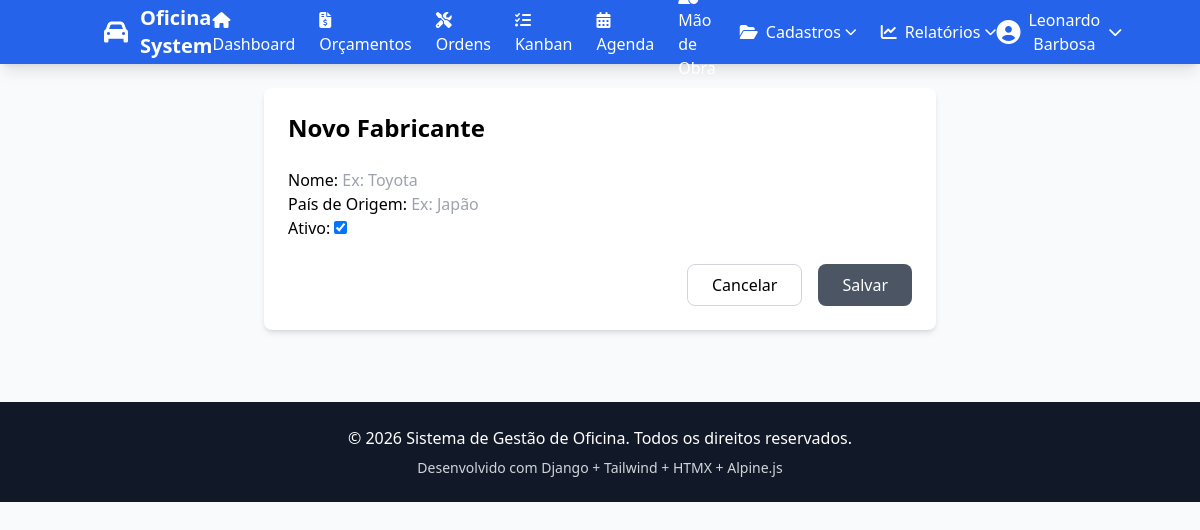
The page /veiculos/fabricantes/novo/ (signed in) on the database its author committed.
### apps/dashboard/models.py (models this page shows, shortened)
class ConfiguracaoSistema(models.Model):
    nome_empresa = models.CharField('Nome da empresa', max_length=120, blank=True)
    endereco = models.CharField('Endereço', max_length=255, blank=True)
    telefone = models.CharField('Telefone', max_length=40, blank=True)
    email = models.EmailField('E-mail', blank=True)
    cnpj = models.CharField('CNPJ', max_length=30, blank=True)
    site = models.CharField('Site', max_length=120, blank=True)
    logo = models.ImageField('Logomarca', upload_to='sistema/', null=True, blank=True)
    cor_primaria = models.CharField('Cor primária (hex)', max_length=7, default='#2563EB')
    cor_rodape = models.CharField('Cor do rodapé (hex)', max_length=7, default='#111827')
    texto_rodape = models.CharField('Texto do rodapé', max_length=200, blank=True)
    atualizado_em = models.DateTimeField('Atualizado em', auto_now=True)
    class Meta:
        verbose_name = 'Configuração do Sistema'
        verbose_name_plural = 'Configurações do Sistema'

### apps/funcionarios/models.py (models this page shows, shortened)
class Funcionario(AbstractUser):
    PERFIL_CHOICES = [
        ('operacional', 'Operacional'),
        ('supervisor', 'Supervisor'),
        ('gerente', 'Gerente'),
        ('admin', 'Administrador'),
        ('orcamentista', 'Orçamentista'),
        ('financeiro', 'Financeiro'),
    ]
    telefone = models.CharField('Telefone', max_length=20, blank=True)
    cpf = models.CharField('CPF', max_length=14, unique=True, null=True, blank=True)
    data_admissao = models.DateField('Data de Admissão', null=True, blank=True)
    data_demissao = models.DateField('Data de Demissão', null=True, blank=True)
    perfil = models.CharField(
        'Perfil',
        max_length=20,
        choices=PERFIL_CHOICES,
        default='operacional'
    )
    percentual_comissao_padrao = models.DecimalField(
        'Percentual de Comissão Padrão (%)',
        max_digits=5,
        decimal_places=2,
        default=10.00,
        help_text='Percentual padrão usado quando a etapa não define um percentual específico'
    )
    ativo = models.BooleanField('Ativo', default=True)
    foto = models.ImageField('Foto', upload_to='funcionarios/fotos/', null=True, blank=True)
    criado_em = models.DateTimeField('Criado em', auto_now_add=True)
    atualizado_em = models.DateTimeField('Atualizado em', auto_now=True)
    class Meta:
        verbose_name = 'Funcionário'
        verbose_name_plural = 'Funcionários'
        ordering = ['first_name', 'last_name']

### apps/veiculos/views_crud.py (the view)
@login_required
def fabricante_create(request):
    if request.method == 'POST':
        form = FabricanteForm(request.POST)
        if form.is_valid():
            fabricante = form.save()
            messages.success(request, f'Fabricante "{fabricante.nome}" cadastrado com sucesso!')
            return redirect('veiculos:fabricante_list')
    else:
        form = FabricanteForm()
    context = {'form': form, 'title': 'Novo Fabricante'}
    return render(request, 'veiculos/fabricante_form.html', context)

### apps/veiculos/forms.py
class FabricanteForm(forms.ModelForm):
    class Meta:
        model = Fabricante
        fields = ['nome', 'pais_origem', 'ativo']
        widgets = {
            'nome': forms.TextInput(attrs={'class': 'form-input', 'placeholder': 'Ex: Toyota'}),
            'pais_origem': forms.TextInput(attrs={'class': 'form-input', 'placeholder': 'Ex: Japão'}),
            'ativo': forms.CheckboxInput(attrs={'class': 'form-checkbox'}),
        }

### apps/dashboard/context_processors.py (called while the page is built)
def sistema_config(request):
    return {
        'sistema_config': ConfiguracaoSistema.objects.first()
    }

### templates/veiculos/fabricante_form.html (shortened to what this page needs)
{% extends 'base.html' %}
{% block content %}
<div class="max-w-2xl mx-auto bg-white rounded-lg shadow-md p-6">
    <h1 class="text-2xl font-bold mb-6">{{ title }}</h1>
    <form method="post">
        {{ form.as_p }}
        <div class="flex justify-end space-x-4 mt-6">
            <a href="{% url 'veiculos:fabricante_list' %}" class="px-6 py-2 border border-gray-300 rounded-lg">Cancelar</a>
            <button type="submit" class="px-6 py-2 bg-gray-600 text-white rounded-lg">Salvar</button>
        </div>
    </form>
</div>
{% endblock %}

### templates/base.html (shortened to what this page needs)
<!DOCTYPE html>
<html lang="pt-BR">
<head>
    <script src="https://cdn.tailwindcss.com"></script>
    <link rel="stylesheet" href="https://cdnjs.cloudflare.com/ajax/libs/font-awesome/6.5.1/css/all.min.css">
</head>
<body class="bg-gray-50">
    <nav class="text-white shadow-lg" style="background-color: {{ sistema_config.cor_primaria|default:'#2563EB' }};">
        <div class="container mx-auto px-4">
            <div class="flex items-center justify-between h-16">
                <div class="flex items-center space-x-3">
                    {% if sistema_config and sistema_config.logo %}
                      <img src="{{ sistema_config.logo.url }}" alt="Logo" class="h-9 w-9 rounded bg-white/90 object-contain">
                    {% else %}
                      <i class="fas fa-car text-2xl"></i>
                    {% endif %}
                    <span class="text-xl font-bold">{{ sistema_config.nome_empresa|default:"Oficina System" }}</span>
                </div>
                <div class="hidden md:flex items-center space-x-6">
                  {% if user.is_superuser or user.perfil == 'admin' or user.perfil == 'gerente' or user.perfil == 'supervisor' %}
                  <a href="{% url 'dashboard:index' %}" class="hover:text-blue-200">
                      <i class="fas fa-home mr-2"></i>Dashboard
                  </a>
                  <a href="{% url 'orcamentos:list' %}" class="hover:text-blue-200">
                      <i class="fas fa-file-invoice-dollar mr-2"></i>Orçamentos
                  </a>
                  <a href="{% url 'ordens:list' %}" class="hover:text-blue-200">
                      <i class="fas fa-tools mr-2"></i>Ordens
                  </a>
                  <a href="{% url 'kanban:producao' %}" class="hover:text-blue-200">
                      <i class="fas fa-tasks mr-2"></i>Kanban
                  </a>
                  <a href="{% url 'kanban:agenda' %}" class="hover:text-blue-200">
                      <i class="fas fa-calendar-alt mr-2"></i>Agenda
                  </a>
                  <a href="{% url 'kanban:agenda_mao_obra' %}" class="hover:text-blue-200">
                      Mão de Obra
                  </a>
                  <div x-data="{ open: false }" class="relative">
                      <button @click="open = !open" class="flex items-center hover:text-blue-200">
                          <i class="fas fa-folder-open mr-2"></i>Cadastros
                          <i class="fas fa-chevron-down ml-1 text-xs"></i>
                      </button>
                  </div>
                  <div x-data="{ open: false }" class="relative">
                      <button @click="open = !open" class="flex items-center hover:text-blue-200">
                          <i class="fas fa-chart-line mr-2"></i>Relatórios
                          <i class="fas fa-chevron-down ml-1 text-xs"></i>
                      </button>
                  </div>
                  {% endif %}
                </div>
                <div x-data="{ open: false }" class="relative">
                    <button @click="open = !open" class="flex items-center space-x-2 hover:text-blue-200">
                        <i class="fas fa-user-circle text-2xl"></i>
                        <span>{{ user.get_full_name|default:user.username }}</span>
                        <i class="fas fa-chevron-down text-sm"></i>
                    </button>
                </div>
            </div>
        </div>
    </nav>
    <main class="{% block main_class %}container mx-auto px-4 py-6{% endblock %}">
        {% block content %}{% endblock %}
    </main>
    <footer class="text-white mt-12" style="background-color: {{ sistema_config.cor_rodape|default:'#111827' }};">
        <div class="container mx-auto px-4 py-6">
            <div class="text-center">
                <p>&copy; 2026 {{ sistema_config.nome_empresa|default:"Sistema de Gestão de Oficina" }}. Todos os direitos reservados.</p>
                <p class="text-sm text-gray-300 mt-2">
                  {{ sistema_config.texto_rodape|default:"Desenvolvido com Django + Tailwind + HTMX + Alpine.js" }}
                </p>
            </div>
        </div>
    </footer>
</body>
</html>

### rows shown on the page
ConfiguracaoSistema: nome_empresa "Oficina System", nome_empresa "Sistema de Gestão de Oficina", texto_rodape "Desenvolvido com Django + Tailwind + HTMX + Alpine.js"
Funcionario: get_full_name "Leonardo Barbosa"

### other values the page prints
{{ title }} "Novo Fabricante"
